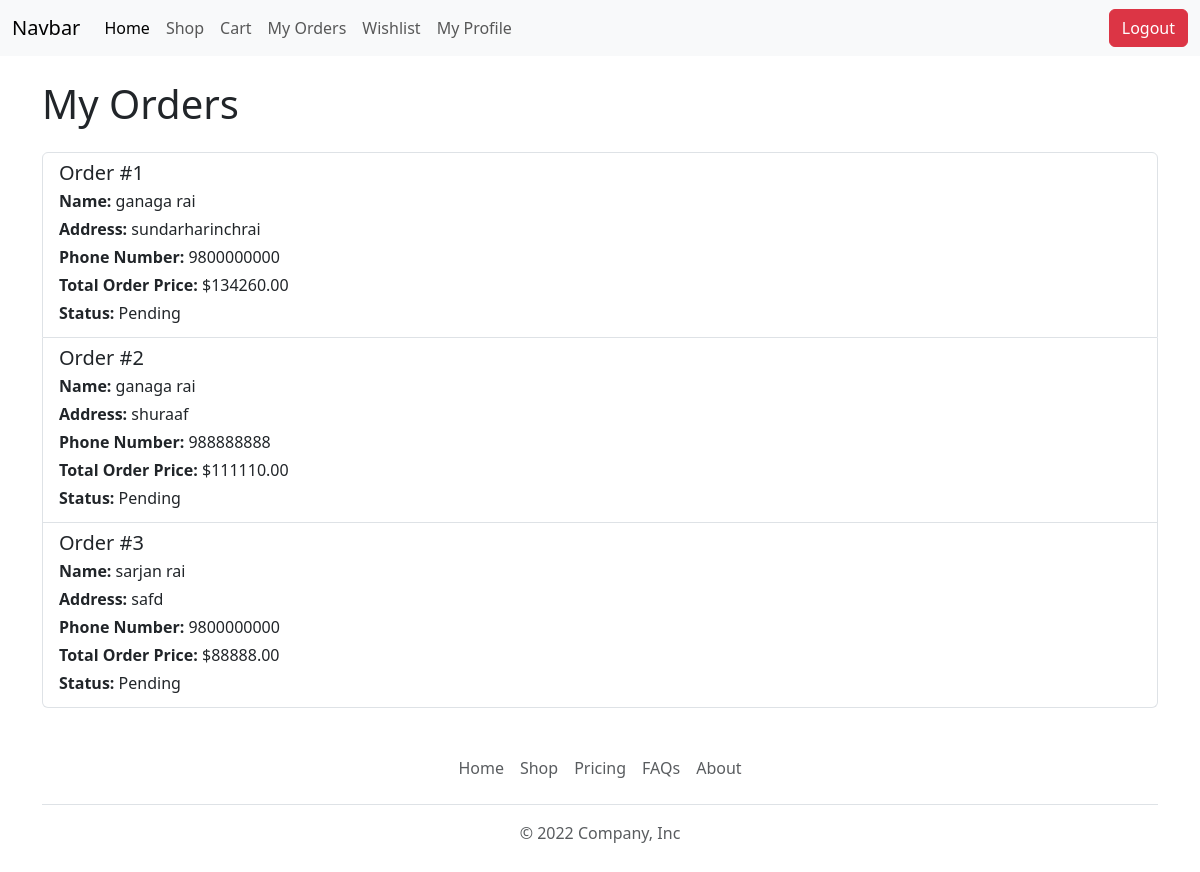
/my-order/ (signed in), run on the app's committed database.
### e_commerce/models.py (models this page shows, shortened)
class Order(models.Model):
    STATUS_CHOICES = [
        ('Pending', 'Pending'),
        ('Delivered', 'Delivered'),
        ('Cancelled', 'Cancelled')
    ]
    user = models.ForeignKey(User, on_delete = models.CASCADE)
    name = models.CharField(max_length = 255)
    address = models.CharField(max_length = 600)
    phone_number = models.CharField(max_length = 15)
    status = models.CharField(choices = STATUS_CHOICES, default = 'Pending', max_length = 233)
    total_order_price = models.DecimalField(max_digits = 10, decimal_places = 2, default = 0)

### e_commerce/views.py (the view)
# urls.py: path('my-order/', myOrder),
def myOrder(request):
     user = request.user
     if user.is_authenticated:
        orders = Order.objects.filter(user = user)
     else:
        orders = None
     return render(request, 'fontends/myorder.html', {'orders':orders})

### templates/fontends/myorder.html
{% extends 'fontends/layout/main.html' %} {% block title %}My Orders{% endblock %} {% block content %}
<div class="container mt-4">
    <h1>My Orders</h1>
    {% if user.is_authenticated %} {% if orders %}
    <div class="list-group mt-4">
        {% for order in orders %}
        <div class="list-group-item">
            <h5 class="mb-1">Order #{{ order.id }}</h5>
            <p class="mb-1"><strong>Name:</strong> {{ order.name }}</p>
            <p class="mb-1"><strong>Address:</strong> {{ order.address }}</p>
            <p class="mb-1"><strong>Phone Number:</strong> {{ order.phone_number }}</p>
            <p class="mb-1"><strong>Total Order Price:</strong> ${{ order.total_order_price }}</p>
            <p class="mb-1"><strong>Status:</strong> {{ order.status }}</p>
        </div>
        {% endfor %}
    </div>
    {% else %}
    <p class="text-center">No orders available.</p>
    {% endif %} {% else %}
    <p>Please
        <a href="/login/">log in</a> to view your orders.</p>
    {% endif %}
</div>
{% endblock %}

### data on the page
Order: id "1", name "ganaga rai", address "sundarharinchrai", phone_number "9800000000", total_order_price "134260.00", status "Pending"
Order: id "2", name "ganaga rai", address "shuraaf", phone_number "988888888", total_order_price "111110.00", status "Pending"
Order: id "3", name "sarjan rai", address "safd", phone_number "9800000000", total_order_price "88888.00", status "Pending"
